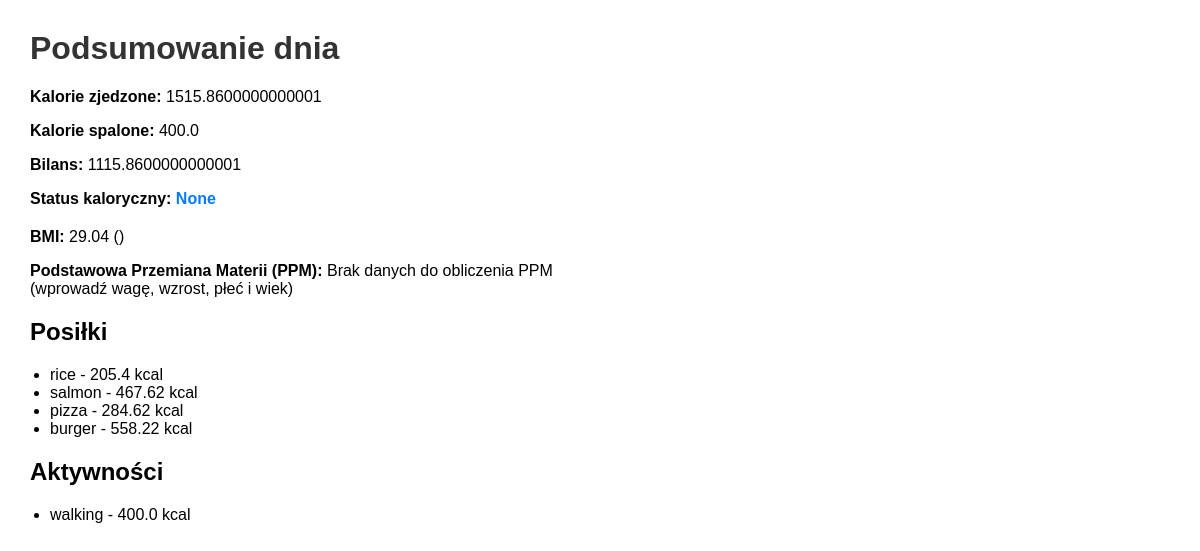
/daily-summary/ (signed in), run on an earlier commit of the app's database.
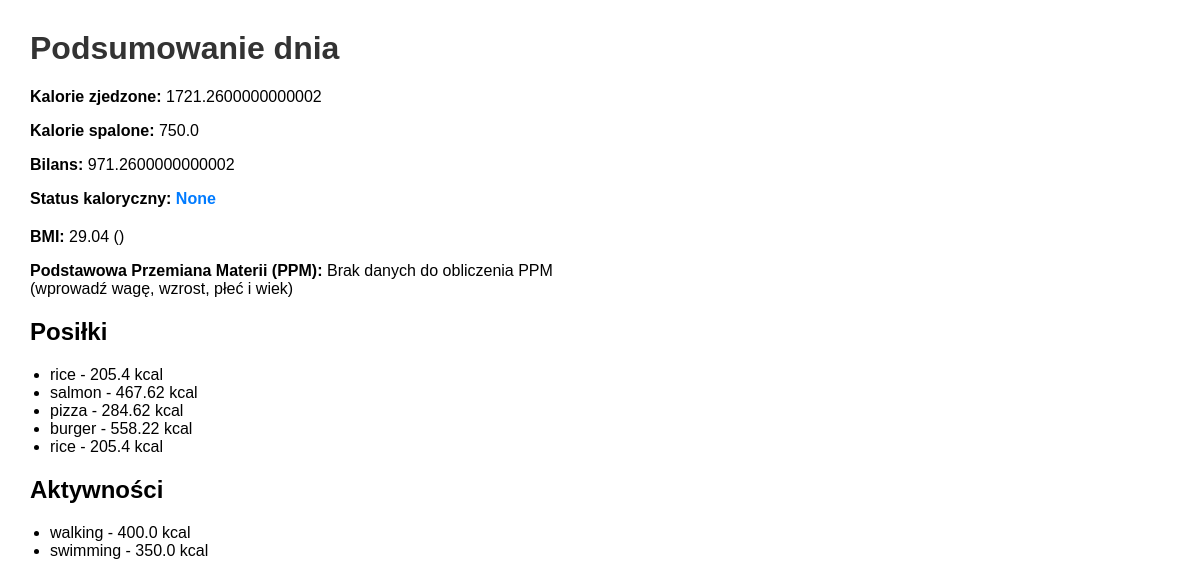
And on a later commit of the database.
### calorie_tracker/models.py (models this page shows, shortened)
class Meal(models.Model):
    user = models.ForeignKey(User, on_delete=models.CASCADE)
    calories = models.FloatField()
    meal = models.CharField(max_length=100)
    protein = models.FloatField(default=0)
    carbs = models.FloatField(default=0)
    fat = models.FloatField(default=0)
    serving_qty = models.FloatField(default=0)
    serving_unit = models.CharField(max_length=50, blank=True)
    date = models.DateField(auto_now_add=True)
    raw_api_data = models.JSONField(null=True, blank=True)

class Activity(models.Model):
    user = models.ForeignKey(User, on_delete=models.CASCADE)
    activity = models.CharField(max_length=100)
    calories_burned = models.FloatField()
    date = models.DateField(auto_now_add=True)
    raw_api_data = models.JSONField(null=True, blank=True)

### calorie_tracker/views.py (the view, shortened to what this page needs)
# urls.py: path('daily-summary/', daily_summary_view, name='daily-summary-html'),
@login_required
def daily_summary_view(request):
    user = request.user
    profile = getattr(user, 'userprofile', None)
    today = date.today()
    meals = Meal.objects.filter(user=user, date=today)
    activities = Activity.objects.filter(user=user, date=today)
    total_eaten = sum(meal.calories for meal in meals)
    total_burned = sum(activity.calories_burned for activity in activities)
    balance = total_eaten - total_burned
    if profile and profile.weight and profile.height:
        height_m = profile.height / 100  # cm -> m
        bmi = profile.weight / (height_m ** 2)
        bmi = round(bmi, 2)
    else:
        bmi = None
    if profile and profile.date_of_birth:
        today = date.today()
        age = today.year - profile.date_of_birth.year - (
                    (today.month, today.day) < (profile.date_of_birth.month, profile.date_of_birth.day))
    else:
        age = None
    ppm = None
    if profile and profile.weight and profile.height and age is not None and profile.gender:
        if profile.gender == 'F':
            ppm = 655 + (9.6 * profile.weight) + (1.8 * profile.height) - (4.7 * age)
        else:  # assuming 'M'
            ppm = 66 + (13.7 * profile.weight) + (5 * profile.height) - (6.8 * age)
        ppm = round(ppm, 2)
    calorie_status = None
    context = {
        'total_eaten': total_eaten,
        'total_burned': total_burned,
        'balance': balance,
        'meals': meals,
        'activities': activities,
        'bmi': bmi,
        'ppm': ppm,
        'calorie_status': calorie_status,
    }
    return render(request, "daily_summary.html", context)

### templates/daily_summary.html (shortened to what this page needs)
<!DOCTYPE html>
<html lang="pl">
<head>
</head>
<body>
    <h1>Podsumowanie dnia</h1>
    <div class="section">
        <p><strong>Kalorie zjedzone:</strong> {{ total_eaten }}</p>
        <p><strong>Kalorie spalone:</strong> {{ total_burned }}</p>
        <p><strong>Bilans:</strong> {{ balance }}</p>
        <p><strong>Status kaloryczny:</strong> <span class="status">{{ calorie_status }}</span></p>
    </div>
    <div class="section">
        <p><strong>BMI:</strong>
            {% if bmi %}
                {{ bmi }} ({{ bmi_status }})
            {% else %}
                Brak danych do obliczenia BMI
            {% endif %}
        </p>
        <p><strong>Podstawowa Przemiana Materii (PPM):</strong>
            {% if ppm %}
                {{ ppm }} kcal
            {% else %}
                Brak danych do obliczenia PPM (wprowadź wagę, wzrost, płeć i wiek)
            {% endif %}
        </p>
    </div>
    <div class="section">
        <h2>Posiłki</h2>
        {% if meals %}
            <ul>
                {% for meal in meals %}
                    <li>{{ meal.meal }} - {{ meal.calories }} kcal</li>
                {% endfor %}
            </ul>
        {% else %}
            <p>Brak posiłków</p>
        {% endif %}
    </div>
    <div class="section">
        <h2>Aktywności</h2>
        {% if activities %}
            <ul>
                {% for activity in activities %}
                    <li>{{ activity.activity }} - {{ activity.calories_burned }} kcal</li>
                {% endfor %}
            </ul>
        {% else %}
            <p>Brak aktywności</p>
        {% endif %}
    </div>
</body>
</html>

### templates/daily_summary.html (style rules this page uses)
body { font-family: Arial, sans-serif; margin: 30px; max-width: 600px; }
h1 { color: #333; }
.section { margin-bottom: 20px; }
ul { padding-left: 20px; }
.status { font-weight: bold; color: #007BFF; }

What changed in the data, as far as the page shows it:
added Meal: meal "rice", calories "205.4"
added Activity: activity "swimming", calories_burned "350.0"
Also different on the page:
{{ total_eaten }}: "1515.8600000000001" → "1721.2600000000002"
{{ total_burned }}: "400.0" → "750.0"
{{ balance }}: "1115.8600000000001" → "971.2600000000002"
